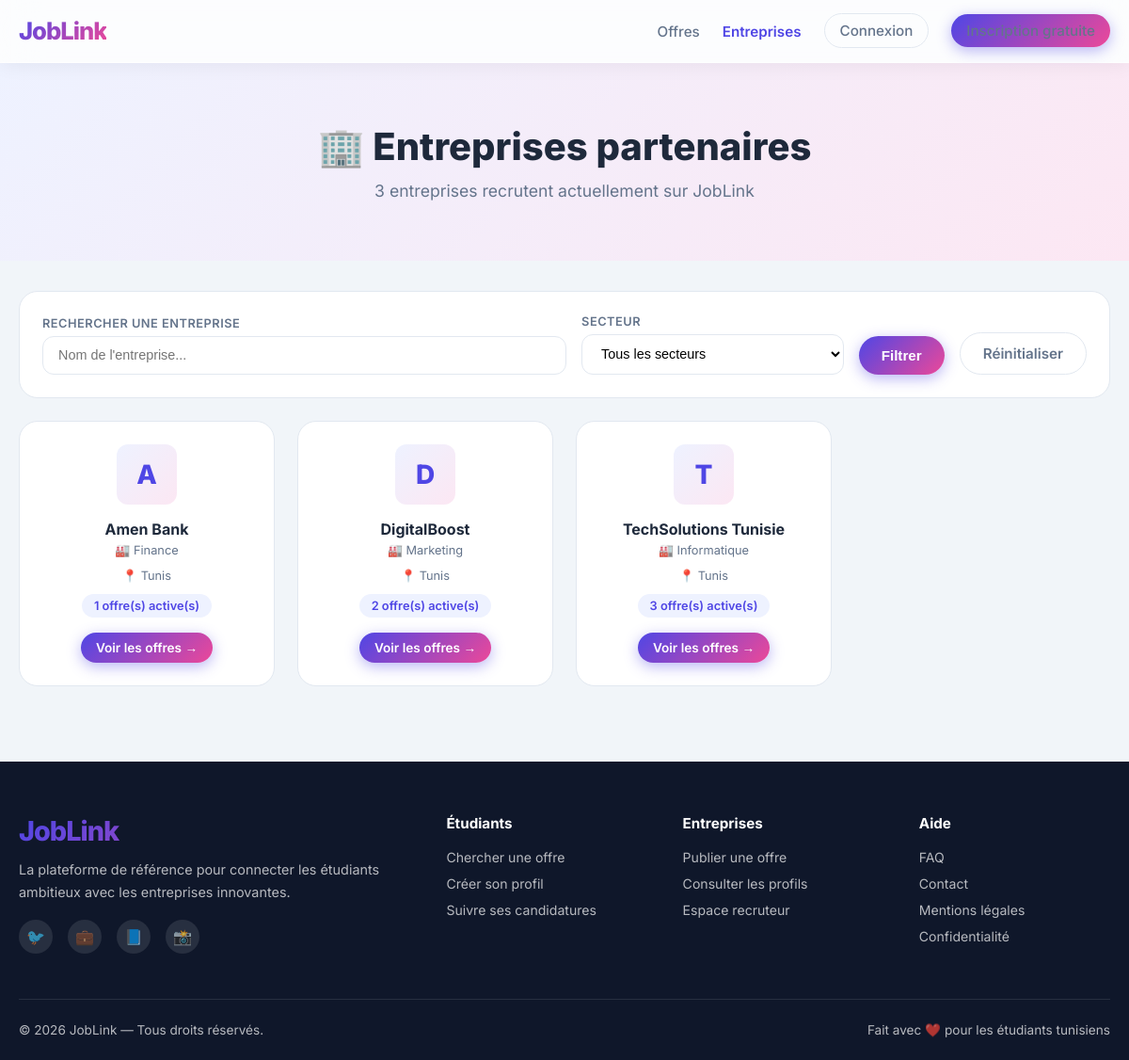
/entreprises.php, run on the app's committed database.
### tables this page shows
CREATE TABLE `company_profiles` (
  `id` int(11) NOT NULL AUTO_INCREMENT,
  `user_id` int(11) NOT NULL,
  `company_name` varchar(150) NOT NULL,
  `description` text DEFAULT NULL,
  `website_url` varchar(255) DEFAULT NULL,
  `logo_path` varchar(255) DEFAULT NULL,
  `sector` varchar(100) DEFAULT NULL,
  `location` varchar(100) DEFAULT NULL,
  `updated_at` timestamp NOT NULL DEFAULT current_timestamp() ON UPDATE current_timestamp(),
  PRIMARY KEY (`id`),
  KEY `user_id` (`user_id`),
  CONSTRAINT `fk_company_user` FOREIGN KEY (`user_id`) REFERENCES `users` (`id`) ON DELETE CASCADE
);

### entreprises.php (the view, shortened to what this page needs)
<?php
require_once 'config/db.php';
$q = trim($_GET['q'] ?? '');
$where = ['1=1'];
$params = [];
$stmt = $pdo->prepare("SELECT cp.*, (SELECT COUNT(*) FROM job_offers jo WHERE jo.company_id=cp.id AND jo.status='active') as nb_offres FROM company_profiles cp WHERE ".implode(' AND ',$where)." ORDER BY cp.company_name");
$stmt->execute($params);
$companies = $stmt->fetchAll();
include 'includes/header.php';
?>
<section class="page-hero">
  <div class="container">
    <h1>🏢 Entreprises partenaires</h1>
    <p><?= count($companies) ?> entreprises recrutent actuellement sur JobLink</p>
  </div>
</section>
<div class="section" style="padding-top:2rem">
  <div class="container">
    <div class="filters-bar">
      <form method="GET" style="display:flex;gap:1rem;flex-wrap:wrap;align-items:flex-end">
        <div class="filter-group" style="flex:2">
          <label>Rechercher une entreprise</label>
          <input type="text" name="q" placeholder="Nom de l'entreprise..." value="<?= htmlspecialchars($q) ?>">
        </div>
        <div class="filter-group">
          <label>Secteur</label>
          <select name="sector">
            <option value="">Tous les secteurs</option>
          </select>
        </div>
        <button type="submit" class="btn btn-primary">Filtrer</button>
        <a href="entreprises.php" class="btn btn-outline">Réinitialiser</a>
      </form>
    </div>
    <?php if(empty($companies)): ?>
    <div class="empty-state">
      <div class="empty-icon">🏭</div>
      <h3>Aucune entreprise trouvée</h3>
      <p>Essayez d'autres critères de recherche.</p>
    </div>
    <?php else: ?>
    <div class="company-grid">
      <?php foreach($companies as $c): ?>
      <div class="company-card">
        <div style="width:64px;height:64px;border-radius:var(--radius);background:linear-gradient(135deg,var(--primary-light),#fce7f3);display:flex;align-items:center;justify-content:center;font-size:1.75rem;font-weight:800;color:var(--primary);margin:0 auto 1rem">
          <?= strtoupper(substr($c['company_name'],0,1)) ?>
        </div>
        <h3 style="font-size:1rem;margin-bottom:.35rem"><?= htmlspecialchars($c['company_name']) ?></h3>
        <?php if($c['sector']): ?><p style="font-size:.8rem;color:var(--muted);margin-bottom:.75rem">🏭 <?= ucfirst(htmlspecialchars($c['sector'])) ?></p><?php endif; ?>
        <?php if($c['location']): ?><p style="font-size:.8rem;color:var(--muted);margin-bottom:.75rem">📍 <?= htmlspecialchars($c['location']) ?></p><?php endif; ?>
        <div style="background:var(--primary-light);color:var(--primary);border-radius:50px;padding:.3rem .8rem;font-size:.8rem;font-weight:600;display:inline-block;margin-bottom:1rem">
          <?= $c['nb_offres'] ?> offre(s) active(s)
        </div>
        <?php if($c['nb_offres'] > 0): ?>
        <br><a href="offres.php?company=<?= $c['id'] ?>" class="btn btn-primary btn-sm">Voir les offres →</a>
        <?php endif; ?>
      </div>
      <?php endforeach; ?>
    </div>
    <?php endif; ?>
  </div>
</div>
<?php include 'includes/footer.php'; ?>

### css/style.css (style rules this page uses)
:root { --primary: #4f46e5; --primary-dark: #3730a3; --primary-light: #eef2ff; --secondary: #ec4899; --accent: #06b6d4; --dark: #0f172a; --light: #f8fafc; --text: #1e293b; --muted: #64748b; --border: #e2e8f0; --white: #ffffff; --success: #10b981; --warning: #f59e0b; --danger: #ef4444; --glass: rgba(255,255,255,0.75); --shadow: 0 4px 6px -1px rgba(0,0,0,.1),0 2px 4px -2px rgba(0,0,0,.1); --shadow-lg: 0 20px 25px -5px rgba(0,0,0,.1),0 8px 10px -6px rgba(0,0,0,.1); --radius: 12px; --radius-lg: 20px; --transition: all .3s ease; }
* { margin:0;padding:0;box-sizing:border-box }
html { scroll-behavior:smooth }
body { font-family:'Inter',sans-serif;color:var(--text);background:#f1f5f9;min-height:100vh;display:flex;flex-direction:column }
a { text-decoration:none;color:inherit }
.container { max-width:1200px;margin:0 auto;padding:0 20px }
.btn { display:inline-flex;align-items:center;gap:.5rem;padding:.75rem 1.5rem;border-radius:50px;font-weight:600;font-size:.95rem;cursor:pointer;border:none;transition:var(--transition) }
.btn-primary { background:linear-gradient(135deg,var(--primary),var(--secondary));color:#fff;box-shadow:0 4px 15px rgba(79,70,229,.4) }
.btn-outline { background:transparent;color:var(--muted);border:1.5px solid var(--border) }
.btn-sm { padding:.5rem 1rem;font-size:.85rem }
.section { padding:5rem 0 }
.filters-bar { background:var(--white);border-radius:var(--radius-lg);padding:1.5rem;border:1px solid var(--border);margin-bottom:1.5rem }
.filters-bar form { display:flex;gap:1rem;flex-wrap:wrap;align-items:flex-end }
.filter-group { flex:1;min-width:160px }
.filter-group label { display:block;font-size:.8rem;font-weight:600;color:var(--muted);margin-bottom:.4rem;text-transform:uppercase;letter-spacing:.5px }
.filter-group input,.filter-group select { width:100%;padding:.7rem 1rem;border:1.5px solid var(--border);border-radius:var(--radius);font-size:.9rem;background:#fff;outline:none;transition:var(--transition) }
.page-hero { background:linear-gradient(135deg,#eef2ff,#fce7f3);padding:4rem 0;text-align:center }
.page-hero h1 { font-size:2.5rem;font-weight:800;margin-bottom:.75rem }
.page-hero p { color:var(--muted);font-size:1.1rem }
.company-card { background:var(--white);border-radius:var(--radius-lg);padding:1.5rem;border:1px solid var(--border);transition:var(--transition);text-align:center }
.company-grid { display:grid;grid-template-columns:repeat(auto-fill,minmax(220px,1fr));gap:1.5rem }

### data on the page
company_profiles: company_name "A", company_name "Amen Bank", sector "Finance", location "Tunis", nb_offres "1"
company_profiles: company_name "D", company_name "DigitalBoost", sector "Marketing", location "Tunis", nb_offres "2"
company_profiles: company_name "T", company_name "TechSolutions Tunisie", sector "Informatique", location "Tunis", nb_offres "3"

### other printed values
count($companies) "3"
